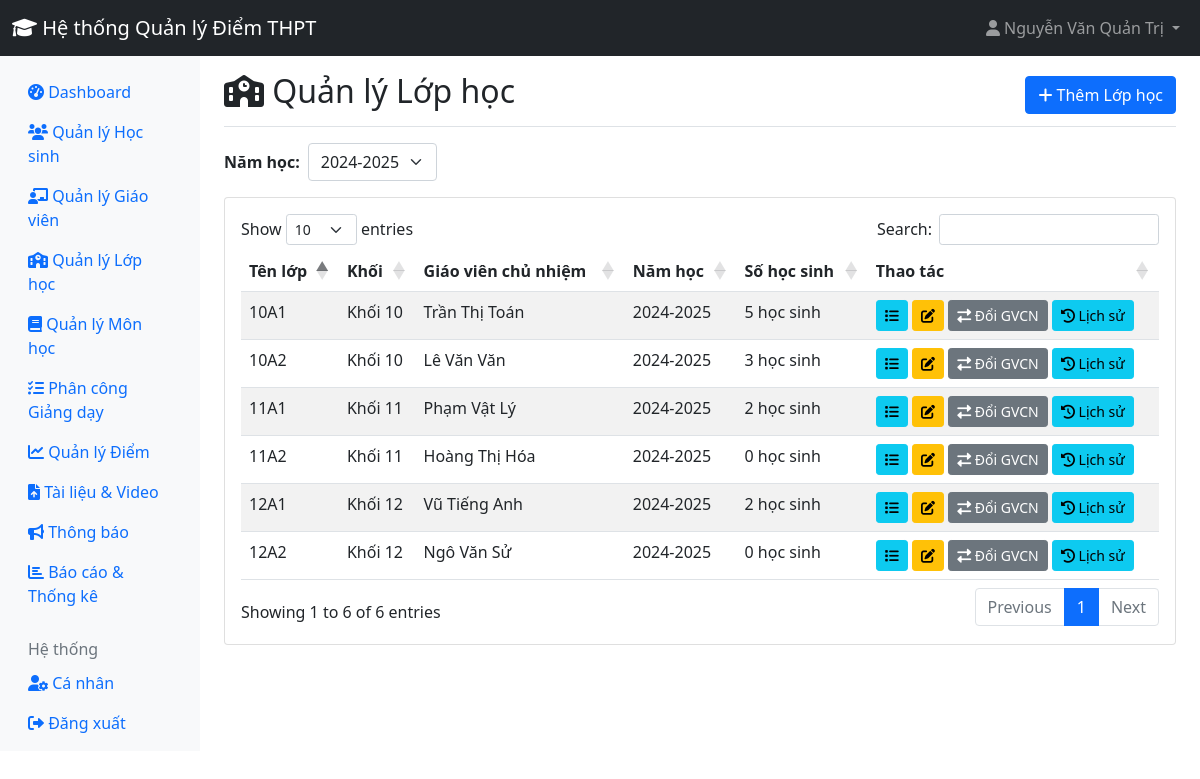
/admin/classes.php?year=2024-2025 (signed in), run on an earlier commit of the app's database.
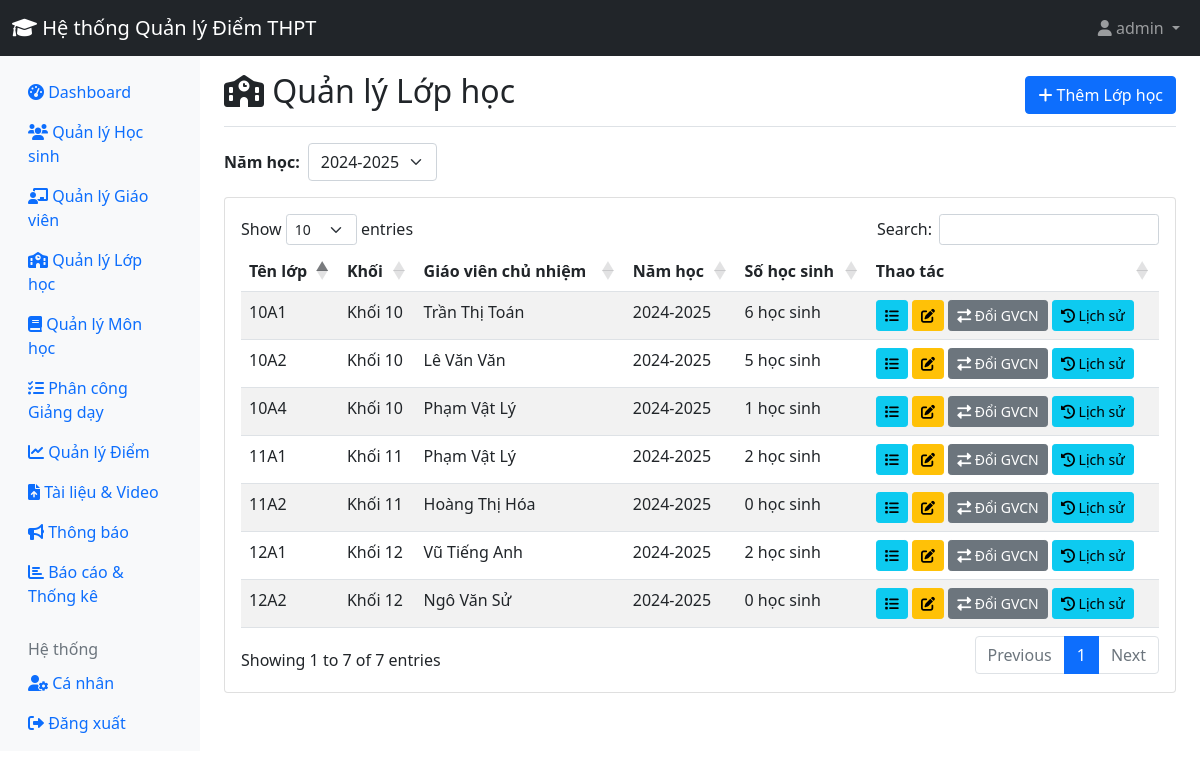
And on a later commit of the database.
### tables this page shows
CREATE TABLE `classes` (
  `id` int(11) NOT NULL,
  `class_name` varchar(50) NOT NULL,
  `grade` int(11) NOT NULL,
  `homeroom_teacher_id` int(11) DEFAULT NULL,
  `school_year` varchar(20) DEFAULT NULL
);

CREATE TABLE `users` (
  `id` int(11) NOT NULL,
  `username` varchar(50) NOT NULL,
  `password` varchar(255) NOT NULL,
  `role` enum('admin','teacher','student') NOT NULL,
  `full_name` varchar(100) NOT NULL,
  `email` varchar(100) DEFAULT NULL,
  `phone` varchar(20) DEFAULT NULL,
  `created_at` timestamp NOT NULL DEFAULT current_timestamp(),
  `status` enum('active','inactive') DEFAULT 'active',
  `teacher_type` enum('homeroom','subject') DEFAULT 'subject'
);

### admin/classes.php (the view, shortened to what the changed rows need)
<?php
require_once '../includes/config.php';
$year_stmt = $pdo->query("SELECT DISTINCT school_year FROM classes ORDER BY school_year DESC");
$school_years = $year_stmt->fetchAll(PDO::FETCH_COLUMN);
$selected_year = isset($_GET['year']) ? $_GET['year'] : ($school_years[0] ?? '2024-2025');
$stmt = $pdo->prepare("
    SELECT c.*, u.full_name AS teacher_name
    FROM classes c
    LEFT JOIN users u ON c.homeroom_teacher_id = u.id
    WHERE c.school_year = ?
    ORDER BY c.grade, c.class_name
");
$stmt->execute([$selected_year]);
$classes = $stmt->fetchAll();
?>
<!DOCTYPE html>
<html lang="vi">
<head>
    <link href="https://cdn.jsdelivr.net/npm/bootstrap@5.1.3/dist/css/bootstrap.min.css" rel="stylesheet">
    <link href="https://cdnjs.cloudflare.com/ajax/libs/font-awesome/6.0.0/css/all.min.css" rel="stylesheet">
    <link href="https://cdn.datatables.net/1.11.5/css/dataTables.bootstrap5.min.css" rel="stylesheet">
</head>
<body>
    <?php include '../includes/header.php'; ?>
    <div class="container-fluid">
        <div class="row">
            <?php include 'sidebar.php'; ?>
            <main class="col-md-9 ms-sm-auto col-lg-10 px-md-4">
                <div class="d-flex justify-content-between flex-wrap flex-md-nowrap align-items-center pt-3 pb-2 mb-3 border-bottom">
                    <h1 class="h2"><i class="fas fa-school"></i> Quản lý Lớp học</h1>
                </div>
                <div class="card">
                    <div class="card-body">
                        <div class="table-responsive">
                            <table id="classesTable" class="table table-striped">
                                <thead>
                                    <tr>
                                        <th>Tên lớp</th>
                                        <th>Khối</th>
                                        <th>Giáo viên chủ nhiệm</th>
                                        <th>Năm học</th>
                                        <th>Số học sinh</th>
                                        <th>Thao tác</th>
                                    </tr>
                                </thead>
                                <tbody>
                                    <?php foreach ($classes as $class): ?>
                                    <?php
                                    $stmt = $pdo->prepare("SELECT COUNT(*) as total FROM class_students WHERE class_id = ?");
                                    $stmt->execute([$class['id']]);
                                    $student_count = $stmt->fetch()['total'];
                                    ?>
                                    <tr>
                                        <td><?php echo htmlspecialchars($class['class_name']); ?></td>
                                        <td>Khối <?php echo htmlspecialchars($class['grade']); ?></td>
                                        <td><?php echo htmlspecialchars($class['teacher_name'] ?? 'Chưa có'); ?></td>
                                        <td><?php echo htmlspecialchars($class['school_year']); ?></td>
                                        <td><?php echo $student_count; ?> học sinh</td>
                                        <td>
                                            <a href="class_students.php?id=<?php echo $class['id']; ?>" class="btn btn-sm btn-info">
                                                <i class="fas fa-list"></i>
                                            </a>
                                            <a href="edit_class.php?id=<?php echo $class['id']; ?>" class="btn btn-sm btn-warning">
                                                <i class="fas fa-edit"></i>
                                            </a>
                                            <a href="#"
                                                class="btn btn-sm btn-secondary"
                                                data-bs-toggle="modal"
                                                data-bs-target="#changeTeacherModal"
                                                data-class-id="<?php echo $class['id']; ?>"
                                                data-class-name="<?php echo htmlspecialchars($class['class_name']); ?>">
                                                <i class="fas fa-exchange-alt"></i> Đổi GVCN
                                            </a>
                                            <a href="#"
                                                class="btn btn-sm btn-info"
                                                data-bs-toggle="modal"
                                                data-bs-target="#historyModal"
                                                data-class-id="<?php echo $class['id']; ?>"
                                                data-class-name="<?php echo htmlspecialchars($class['class_name']); ?>">
                                                <i class="fas fa-history"></i> Lịch sử
                                            </a>
                                        </td>
                                    </tr>
                                    <?php endforeach; ?>
                                </tbody>
                            </table>
                        </div>
                    </div>
                </div>
            </main>
        </div>
    </div>
</body>
</html>

### includes/header.php (shortened to what the changed rows need)
<nav class="navbar navbar-expand-lg navbar-dark bg-dark">
    <div class="container-fluid">
            <ul class="navbar-nav">
                <?php if (isset($_SESSION['user_id'])): ?>
                    <li class="nav-item dropdown">
                        <a class="nav-link dropdown-toggle" href="#" id="navbarDropdown" role="button" data-bs-toggle="dropdown">
                            <i class="fas fa-user"></i> <?php echo htmlspecialchars($_SESSION['full_name']); ?>
                        </a>
                    </li>
                <?php else: ?>
                    <li class="nav-item">
                        <a class="nav-link" href="../login.php"><i class="fas fa-sign-in-alt"></i> Đăng nhập</a>
                    </li>
                <?php endif; ?>
            </ul>
        </div>
</nav>

What changed in the data, as far as the page shows it:
computed for classes "Trần Thị Toán": student_count "5" → "6"
computed for classes "Lê Văn Văn": student_count "3" → "5"
added classes: class_name "10A4", grade "10", homeroom_teacher.full_name "Phạm Vật Lý", school_year "2024-2025", student_count "1"
Also different on the page:
$_SESSION['full_name']: "Nguyễn Văn Quản Trị" → "admin"
text written by a page script: "Show entries Search: Showing 1 to 6 of 6 entries Previous 1 Next" → "Show entries Search: Showing 1 to 7 of 7 entries Previous 1 Next"
